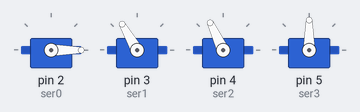
Recording of a sketch running on a simulated Arduino Uno, built with avr-gcc and run on an emulated ATmega328P. On the bench: 4 × servo. What the sketch prints to the serial monitor is not drawn.

Above: at 0.3 s.
At 0.69 s:
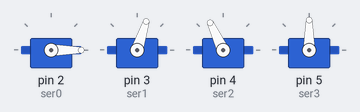
At 8.78 s:
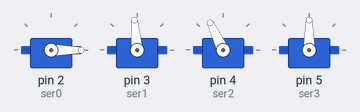
At 20.14 s:
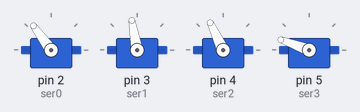
At 30.03 s:
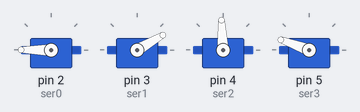
At 39.84 s:
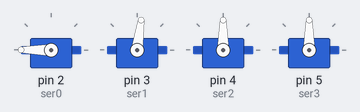
Timing chart, 0 to 40.0 s (numbered marks = the images above):
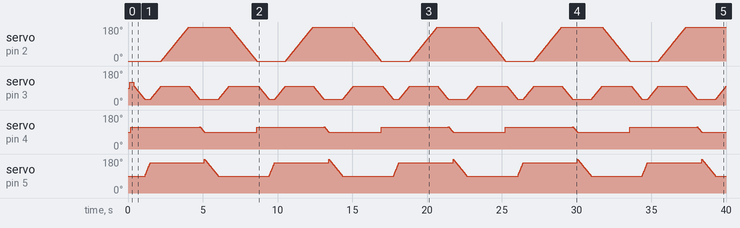

The sketch:

BratRobotic.ino
```cpp
#include <Servo.h>

int pot0 = A0;
int pot1 = A1;
int pot2 = A2;
int pot3 = A3;

Servo ser0;
Servo ser1;
Servo ser2;
Servo ser3;

void setup() {
  ser0.attach(2);
  ser1.attach(3);
  ser2.attach(4);
  ser3.attach(5);
  Serial.begin(9600);
  ser0.write(0);
  delay(100);
  ser1.write(120);
  delay(100);
  ser2.write(115);
  delay(100);
  ser3.write(90);
  delay(100);
}

void loop() {
//lasare braj jos pentru priderea piesei
for(int pos=100;pos>=30;pos-=1){
ser1.write(pos);
Serial.println(pos);
delay(10);
}
//inchidere ghiara
for(int pos=90;pos<=160;pos+=2){
ser3.write(pos);
Serial.println(pos);
delay(10);
}
//ridicare piesa
for(int pos=30;pos<=100;pos+=1){
ser1.write(pos);
Serial.println(pos);
delay(10);
}

//aducerea piesei in locul dorit
for(int pos=0;pos<=180;pos+=1){
ser0.write(pos);
Serial.println(pos);
delay(10);
}
//lasare braj jos pentru priderea piesei
for(int pos=100;pos>=30;pos-=1){
  Serial.println(pos);
ser1.write(pos);
delay(10);
}

for(int pos=120;pos>=90;pos-=1){
ser2.write(pos);
Serial.println(pos);
delay(10);
}
//deschidere ghiara
for(int pos=180;pos>=90;pos+=-1){
ser3.write(pos);
Serial.println(pos);
delay(10);
}
//ridicare piesa
for(int pos=30;pos<=100;pos+=1){
  Serial.println(pos);
ser1.write(pos);
delay(10);
}
for(int pos=180;pos>=0;pos-=1){
ser0.write(pos);
Serial.println(pos);
delay(10);
}
ser2.write(115);
delay(100);
}
```
